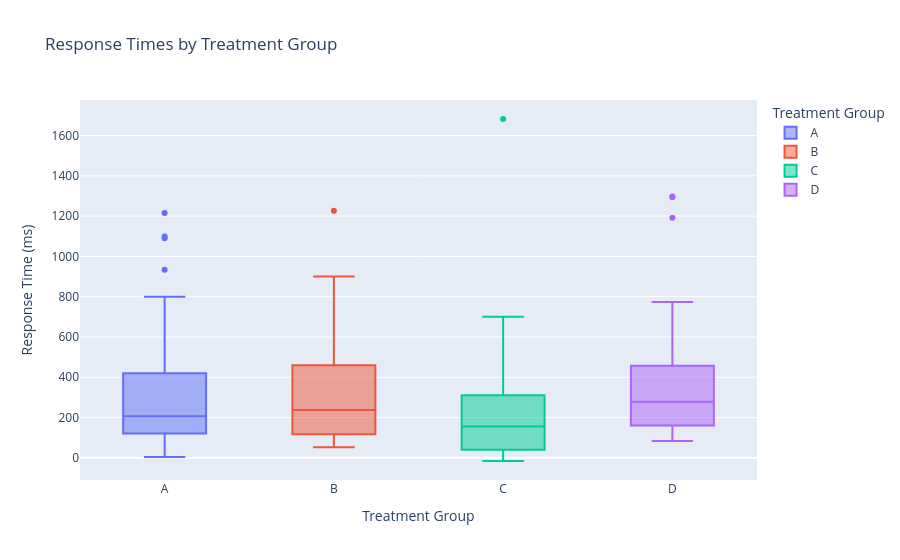
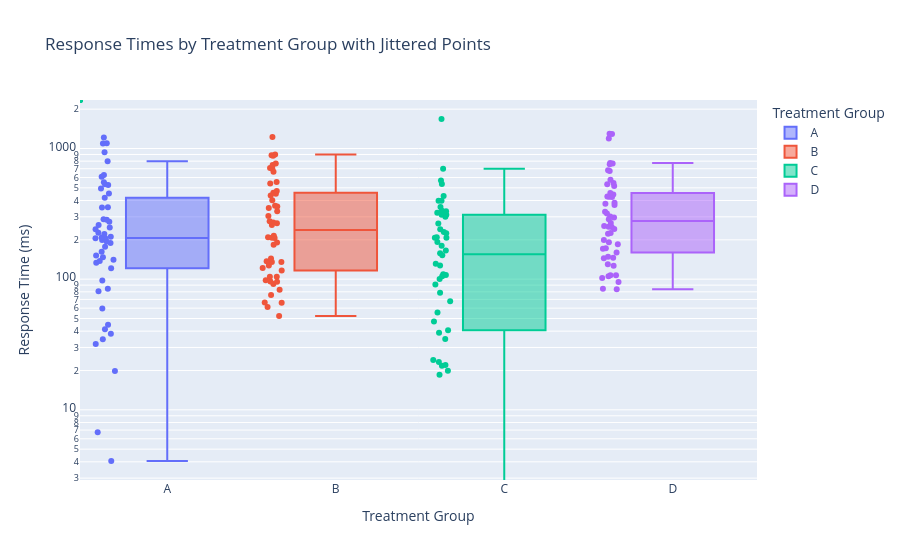

The notebook cell these images were saved under, in order:
### Code cell
# Example 4: Experiment Response Times
import pandas as pd
import numpy as np
from plot_agent.agent import PlotAgent


df = pd.DataFrame({
    "trial": np.tile(np.arange(1, 6), 40),
    "treatment": np.repeat(["A", "B", "C", "D"], 50),
    "response_ms": np.random.exponential(300, 200) + np.repeat([0, 50, -20, 80], 50)
})

agent = PlotAgent()
agent.set_df(df)

# Initial plot
response = agent.process_message(
    "Draw a box plot of response times (ms) for each treatment group."
)
fig = agent.get_figure()
fig.show()

# Follow-up iteration
response = agent.process_message(
    "Overlay a jittered strip (swarm) plot on the same axes, color points by treatment, and use a log scale for the y-axis."
)
fig = agent.get_figure()
fig.show()

### Figure 1 — Plotly figure (JSON) as saved in the notebook; plotly's stock layout.template omitted (floating-point values rounded to 4 significant figures)
{"data": [{"alignmentgroup": "True", "hovertemplate": "Treatment Group=%{x}<br>Response Time (ms)=%{y}<extra></extra>", "legendgroup": "A", "marker": {"color": "#636efa"}, "name": "A", "notched": false, "offsetgroup": "A", "orientation": "v", "showlegend": true, "type": "box", "x": ["A", "A", "A", "A", "A", "A", "A", "A", "A", "A", "A", "A", "A", "A", "A", "A", "A", "A", "A", "A", "A", "A", "A", "A", "A", "A", "A", "A", "A", "A", "A", "A", "A", "A", "A", "A", "A", "A", "A", "A", "A", "A", "A", "A", "A", "A", "A", "A", "A", "A"], "x0": " ", "xaxis": "x", "y": [420.4, 800.0, 552.6, 4.058, 121.5, 19.83, 1215.0, 38.3, 189.4, 934.1, 34.68, 97.55, 147.4, 287.2, 211.2, 248.1, 608.5, 151.6, 133.4, 533.5, 1090.0, 59.55, 44.84, 162.2, 176.7, 452.4, 226.5, 494.2, 205.6, 284.8, 626.9, 137.8, 41.42, 80.9, 221.9, 84.52, 140.5, 208.0, 199.4, 6.742, 241.0, 31.83, 194.2, 353.8, 526.4, 355.8, 259.4, 274.5, 205.6, 1098.0], "y0": " ", "yaxis": "y"}, {"alignmentgroup": "True", "hovertemplate": "Treatment Group=%{x}<br>Response Time (ms)=%{y}<extra></extra>", "legendgroup": "B", "marker": {"color": "#EF553B"}, "name": "B", "notched": false, "offsetgroup": "B", "orientation": "v", "showlegend": true, "type": "box", "x": ["B", "B", "B", "B", "B", "B", "B", "B", "B", "B", "B", "B", "B", "B", "B", "B", "B", "B", "B", "B", "B", "B", "B", "B", "B", "B", "B", "B", "B", "B", "B", "B", "B", "B", "B", "B", "B", "B", "B", "B", "B", "B", "B", "B", "B", "B", "B", "B", "B", "B"], "x0": " ", "xaxis": "x", "y": [437.7, 207.2, 359.4, 137.0, 52.18, 748.4, 887.7, 98.06, 91.95, 709.9, 331.3, 209.0, 554.6, 899.7, 766.8, 271.6, 215.3, 207.0, 61.3, 259.5, 276.9, 135.5, 350.6, 449.5, 122.0, 116.6, 699.5, 538.7, 663.3, 82.87, 104.3, 127.5, 459.3, 183.7, 190.6, 882.0, 66.4, 95.67, 144.1, 104.3, 401.4, 305.0, 66.04, 135.1, 267.7, 471.9, 75.58, 1226.0, 95.89, 365.4], "y0": " ", "yaxis": "y"}, {"alignmentgroup": "True", "hovertemplate": "Treatment Group=%{x}<br>Response Time (ms)=%{y}<extra></extra>", "legendgroup": "C", "marker": {"color": "#00cc96"}, "name": "C", "notched": false, "offsetgroup": "C", "orientation": "v", "showlegend": true, "type": "box", "x": ["C", "C", "C", "C", "C", "C", "C", "C", "C", "C", "C", "C", "C", "C", "C", "C", "C", "C", "C", "C", "C", "C", "C", "C", "C", "C", "C", "C", "C", "C", "C", "C", "C", "C", "C", "C", "C", "C", "C", "C", "C", "C", "C", "C", "C", "C", "C", "C", "C", "C"], "x0": " ", "xaxis": "x", "y": [569.7, 333.9, 21.98, 78.74, 100.4, -9.949, 230.0, 192.4, 311.3, 67.8, 107.4, 105.5, 23.22, 1682.0, 165.9, 432.1, 180.5, 300.2, 321.7, -15.56, 398.6, 131.0, 91.17, 356.7, 399.0, 47.34, 224.6, 266.6, 207.3, 207.6, 40.7, 21.78, 24.05, 700.3, 55.57, 209.2, -7.804, 38.81, 127.0, 311.5, 34.91, 534.5, 18.52, 19.87, 158.1, 152.5, 108.9, 241.4, -0.8544, 331.5], "y0": " ", "yaxis": "y"}, {"alignmentgroup": "True", "hovertemplate": "Treatment Group=%{x}<br>Response Time (ms)=%{y}<extra></extra>", "legendgroup": "D", "marker": {"color": "#ab63fa"}, "name": "D", "notched": false, "offsetgroup": "D", "orientation": "v", "showlegend": true, "type": "box", "x": ["D", "D", "D", "D", "D", "D", "D", "D", "D", "D", "D", "D", "D", "D", "D", "D", "D", "D", "D", "D", "D", "D", "D", "D", "D", "D", "D", "D", "D", "D", "D", "D", "D", "D", "D", "D", "D", "D", "D", "D", "D", "D", "D", "D", "D", "D", "D", "D", "D", "D"], "x0": " ", "xaxis": "x", "y": [575.4, 172.2, 107.4, 429.5, 225.6, 222.4, 144.5, 377.4, 241.9, 105.3, 252.2, 516.9, 427.9, 544.5, 425.6, 766.4, 191.4, 83.79, 255.7, 672.5, 1298.0, 148.6, 445.4, 145.5, 773.6, 130.0, 171.0, 456.7, 295.8, 84.64, 369.7, 287.9, 317.5, 126.7, 681.4, 160.1, 185.3, 385.0, 199.8, 1191.0, 328.1, 102.2, 1294.0, 269.6, 756.8, 94.92, 301.3, 107.2, 532.0, 251.2], "y0": " ", "yaxis": "y"}], "layout": {"boxmode": "overlay", "legend": {"title": {"text": "Treatment Group"}, "tracegroupgap": 0}, "title": {"text": "Response Times by Treatment Group"}, "xaxis": {"anchor": "y", "categoryarray": ["A", "B", "C", "D"], "categoryorder": "array", "domain": [0.0, 1.0], "title": {"text": "Treatment Group"}}, "yaxis": {"anchor": "x", "domain": [0.0, 1.0], "title": {"text": "Response Time (ms)"}}}}

### Figure 2 — Plotly figure (JSON) as saved in the notebook; plotly's stock layout.template omitted (floating-point values rounded to 4 significant figures)
{"data": [{"alignmentgroup": "True", "boxpoints": "all", "hovertemplate": "Treatment Group=%{x}<br>Response Time (ms)=%{y}<extra></extra>", "legendgroup": "A", "marker": {"color": "#636efa"}, "name": "A", "notched": false, "offsetgroup": "A", "orientation": "v", "showlegend": true, "type": "box", "x": ["A", "A", "A", "A", "A", "A", "A", "A", "A", "A", "A", "A", "A", "A", "A", "A", "A", "A", "A", "A", "A", "A", "A", "A", "A", "A", "A", "A", "A", "A", "A", "A", "A", "A", "A", "A", "A", "A", "A", "A", "A", "A", "A", "A", "A", "A", "A", "A", "A", "A"], "x0": " ", "xaxis": "x", "y": [420.4, 800.0, 552.6, 4.058, 121.5, 19.83, 1215.0, 38.3, 189.4, 934.1, 34.68, 97.55, 147.4, 287.2, 211.2, 248.1, 608.5, 151.6, 133.4, 533.5, 1090.0, 59.55, 44.84, 162.2, 176.7, 452.4, 226.5, 494.2, 205.6, 284.8, 626.9, 137.8, 41.42, 80.9, 221.9, 84.52, 140.5, 208.0, 199.4, 6.742, 241.0, 31.83, 194.2, 353.8, 526.4, 355.8, 259.4, 274.5, 205.6, 1098.0], "y0": " ", "yaxis": "y"}, {"alignmentgroup": "True", "boxpoints": "all", "hovertemplate": "Treatment Group=%{x}<br>Response Time (ms)=%{y}<extra></extra>", "legendgroup": "B", "marker": {"color": "#EF553B"}, "name": "B", "notched": false, "offsetgroup": "B", "orientation": "v", "showlegend": true, "type": "box", "x": ["B", "B", "B", "B", "B", "B", "B", "B", "B", "B", "B", "B", "B", "B", "B", "B", "B", "B", "B", "B", "B", "B", "B", "B", "B", "B", "B", "B", "B", "B", "B", "B", "B", "B", "B", "B", "B", "B", "B", "B", "B", "B", "B", "B", "B", "B", "B", "B", "B", "B"], "x0": " ", "xaxis": "x", "y": [437.7, 207.2, 359.4, 137.0, 52.18, 748.4, 887.7, 98.06, 91.95, 709.9, 331.3, 209.0, 554.6, 899.7, 766.8, 271.6, 215.3, 207.0, 61.3, 259.5, 276.9, 135.5, 350.6, 449.5, 122.0, 116.6, 699.5, 538.7, 663.3, 82.87, 104.3, 127.5, 459.3, 183.7, 190.6, 882.0, 66.4, 95.67, 144.1, 104.3, 401.4, 305.0, 66.04, 135.1, 267.7, 471.9, 75.58, 1226.0, 95.89, 365.4], "y0": " ", "yaxis": "y"}, {"alignmentgroup": "True", "boxpoints": "all", "hovertemplate": "Treatment Group=%{x}<br>Response Time (ms)=%{y}<extra></extra>", "legendgroup": "C", "marker": {"color": "#00cc96"}, "name": "C", "notched": false, "offsetgroup": "C", "orientation": "v", "showlegend": true, "type": "box", "x": ["C", "C", "C", "C", "C", "C", "C", "C", "C", "C", "C", "C", "C", "C", "C", "C", "C", "C", "C", "C", "C", "C", "C", "C", "C", "C", "C", "C", "C", "C", "C", "C", "C", "C", "C", "C", "C", "C", "C", "C", "C", "C", "C", "C", "C", "C", "C", "C", "C", "C"], "x0": " ", "xaxis": "x", "y": [569.7, 333.9, 21.98, 78.74, 100.4, -9.949, 230.0, 192.4, 311.3, 67.8, 107.4, 105.5, 23.22, 1682.0, 165.9, 432.1, 180.5, 300.2, 321.7, -15.56, 398.6, 131.0, 91.17, 356.7, 399.0, 47.34, 224.6, 266.6, 207.3, 207.6, 40.7, 21.78, 24.05, 700.3, 55.57, 209.2, -7.804, 38.81, 127.0, 311.5, 34.91, 534.5, 18.52, 19.87, 158.1, 152.5, 108.9, 241.4, -0.8544, 331.5], "y0": " ", "yaxis": "y"}, {"alignmentgroup": "True", "boxpoints": "all", "hovertemplate": "Treatment Group=%{x}<br>Response Time (ms)=%{y}<extra></extra>", "legendgroup": "D", "marker": {"color": "#ab63fa"}, "name": "D", "notched": false, "offsetgroup": "D", "orientation": "v", "showlegend": true, "type": "box", "x": ["D", "D", "D", "D", "D", "D", "D", "D", "D", "D", "D", "D", "D", "D", "D", "D", "D", "D", "D", "D", "D", "D", "D", "D", "D", "D", "D", "D", "D", "D", "D", "D", "D", "D", "D", "D", "D", "D", "D", "D", "D", "D", "D", "D", "D", "D", "D", "D", "D", "D"], "x0": " ", "xaxis": "x", "y": [575.4, 172.2, 107.4, 429.5, 225.6, 222.4, 144.5, 377.4, 241.9, 105.3, 252.2, 516.9, 427.9, 544.5, 425.6, 766.4, 191.4, 83.79, 255.7, 672.5, 1298.0, 148.6, 445.4, 145.5, 773.6, 130.0, 171.0, 456.7, 295.8, 84.64, 369.7, 287.9, 317.5, 126.7, 681.4, 160.1, 185.3, 385.0, 199.8, 1191.0, 328.1, 102.2, 1294.0, 269.6, 756.8, 94.92, 301.3, 107.2, 532.0, 251.2], "y0": " ", "yaxis": "y"}], "layout": {"boxmode": "overlay", "legend": {"title": {"text": "Treatment Group"}, "tracegroupgap": 0}, "title": {"text": "Response Times by Treatment Group with Jittered Points"}, "xaxis": {"anchor": "y", "categoryarray": ["A", "B", "C", "D"], "categoryorder": "array", "domain": [0.0, 1.0], "title": {"text": "Treatment Group"}}, "yaxis": {"anchor": "x", "domain": [0.0, 1.0], "title": {"text": "Response Time (ms)"}, "type": "log"}}}
